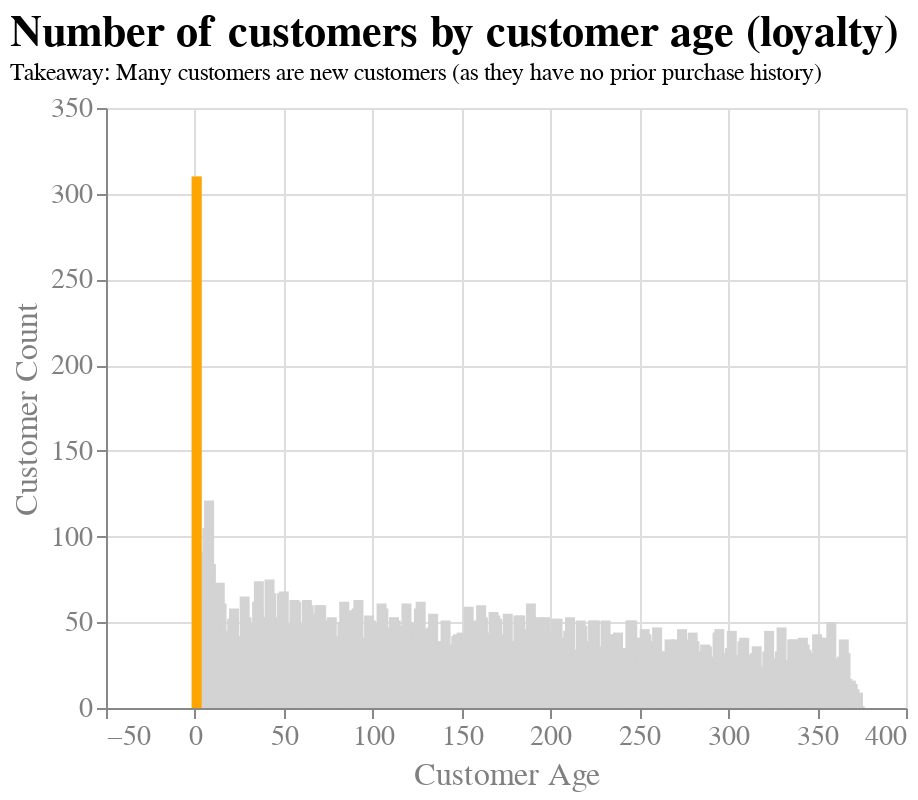

The cell this chart's notebook holds for it:
### Markdown cell above
##### Chart Beschreibung
An dieser Stelle ist es interessant zu wissen, wie viele Kunden in jeder Gruppe Kundenalter-Gruppe sind. Für eine einfache Vergleichbarkeit wird hier wieder ein Balkendiagramm genutzt. Hier helfen beide Gridlinien beim Verständnis der Grafik. Fokus wird durch das farbliche Hervorheben der größten Gruppe, die hier die Neukunden repräsentiert, hergestellt. Das Design der restlichen Balken ist grau und damit schlicht gehalten.

### Code cell
# Spalte "CustomerAge": Anzahl der Tage zwischen Datum des letzten und des ersten Einkaufs pro Kunde
df['InvoiceDate'] = pd.to_datetime(df['InvoiceDate'])
df['CustomerAge'] = (df.groupby('CustomerID')['InvoiceDate'].transform('min') - df['InvoiceDate']).dt.days

# Daten nach "CustomerAge" gruppieren und die Anzahl der Kunden in jeder Gruppe zählen
age_count = df.groupby('CustomerAge')['CustomerID'].nunique()

# Neuer df mit Spalten "CustomerAge" und "CustomerCount"
df_age_count = pd.DataFrame({'CustomerAge': age_count.index, 'CustomerCount': age_count.values})

# Werte in CustomerAge mit -1 multiplizieren, damit die Kundenbindung in Tagen positiv ist
df_age_count['CustomerAge'] = df_age_count['CustomerAge'] * -1

bar_normal = alt.Chart(df_age_count).mark_bar().encode(
    x=alt.X('CustomerAge', title="Customer Age"),
    y=alt.Y('CustomerCount', title="Customer Count"),
    color=alt.value("lightgray")
).transform_filter(
    alt.datum.CustomerAge != 0
)

# Highlight hinzufügen
bar_highlight = alt.Chart(df_age_count).mark_bar().encode(
    x=alt.X('CustomerAge', title="Customer Age"),
    y=alt.Y('CustomerCount', title="Customer Count"),
    color=alt.value("orange")
).transform_filter(
    alt.datum.CustomerAge == 1
)

(bar_normal + bar_highlight).configure_view(
    strokeWidth=0
).configure_title(
    fontSize=22,
    font="Arial",
    color="black",
    anchor="start"
).configure_axis(
    labelFont="Arial",
    titleFont="Arial",
    labelFontSize=14,
    titleFontSize=16,
    titleFontWeight="normal",
    labelColor="grey",
    titleColor="grey"
).properties(
    title={"text":["Number of customers by customer age (loyalty)"], "subtitle":["Takeaway: Many customers are new customers (as they have no prior purchase history)"]},
)

### Figure 1 — Vega-Lite specification as saved in the notebook (floating-point values rounded to 4 significant figures; data arrays with more than 128 entries replaced by an {"elided": "..."} marker saying what was removed)
{"config": {"view": {"continuousWidth": 400, "continuousHeight": 300, "strokeWidth": 0}, "axis": {"labelColor": "grey", "labelFont": "Arial", "labelFontSize": 14, "titleColor": "grey", "titleFont": "Arial", "titleFontSize": 16, "titleFontWeight": "normal"}, "title": {"anchor": "start", "color": "black", "font": "Arial", "fontSize": 22}}, "layer": [{"mark": "bar", "encoding": {"color": {"value": "lightgray"}, "x": {"field": "CustomerAge", "title": "Customer Age", "type": "quantitative"}, "y": {"field": "CustomerCount", "title": "Customer Count", "type": "quantitative"}}, "transform": [{"filter": "(datum.CustomerAge !== 0)"}]}, {"mark": "bar", "encoding": {"color": {"value": "orange"}, "x": {"field": "CustomerAge", "title": "Customer Age", "type": "quantitative"}, "y": {"field": "CustomerCount", "title": "Customer Count", "type": "quantitative"}}, "transform": [{"filter": "(datum.CustomerAge === 1)"}]}], "data": {"name": "data-a69a405ec1e77e95e266d3621cdd6413"}, "title": {"text": ["Number of customers by customer age (loyalty)"], "subtitle": ["Takeaway: Many customers are new customers (as they have no prior purchase history)"]}, "$schema": "https://vega.github.io/schema/vega-lite/v4.17.0.json", "datasets": {"data-a69a405ec1e77e95e266d3621cdd6413": {"elided": "375 records"}}}
